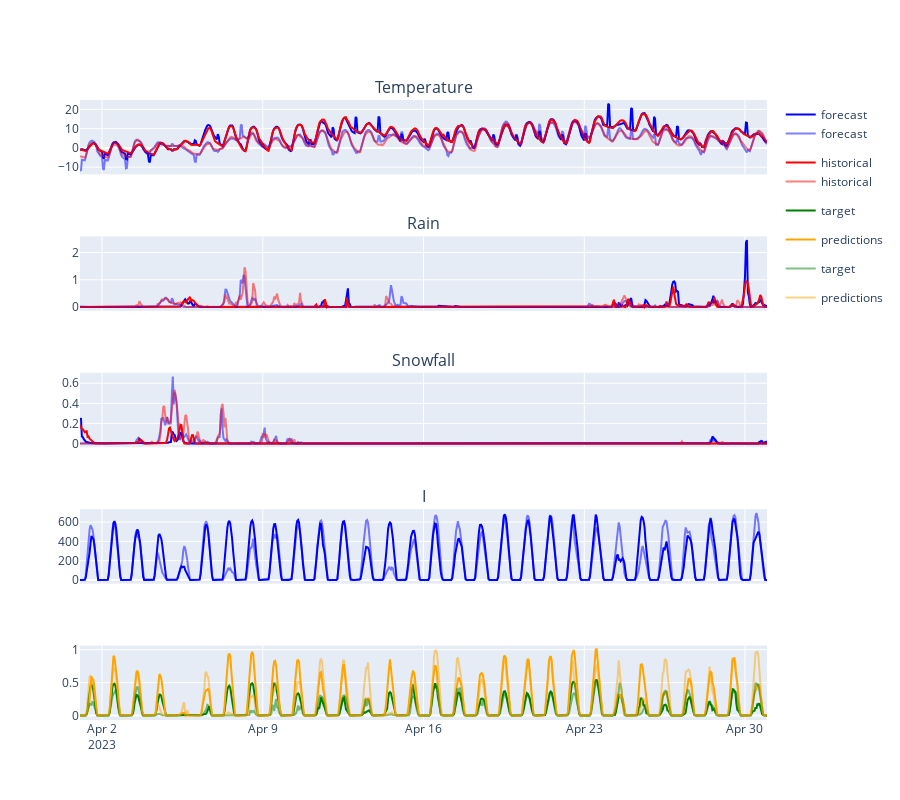

Notebook cell for this chart:
### Code cell
viz_weather_and_predictions_for_month(df_insp_p, 2023, 4)

### Figure 1 — Plotly figure (JSON) as saved in the notebook; plotly's stock layout.template omitted (floating-point values rounded to 4 significant figures; data arrays with more than 128 entries replaced by an {"elided": "..."} marker saying what was removed)
{"data": [{"legendgroup": "1", "marker": {"color": "blue"}, "name": "forecast", "opacity": 1, "type": "scatter", "x": {"elided": "719 str values"}, "xaxis": "x", "y": {"elided": "719 float values"}, "yaxis": "y"}, {"legendgroup": "2", "marker": {"color": "red"}, "name": "historical", "opacity": 1, "type": "scatter", "x": {"elided": "719 str values"}, "xaxis": "x", "y": {"elided": "719 float values"}, "yaxis": "y"}, {"legendgroup": "1", "marker": {"color": "blue"}, "name": "forecast", "opacity": 1, "showlegend": false, "type": "scatter", "x": {"elided": "719 str values"}, "xaxis": "x2", "y": {"elided": "719 float values"}, "yaxis": "y2"}, {"legendgroup": "2", "marker": {"color": "red"}, "name": "historical", "opacity": 1, "showlegend": false, "type": "scatter", "x": {"elided": "719 str values"}, "xaxis": "x2", "y": {"elided": "719 float values"}, "yaxis": "y2"}, {"legendgroup": "1", "marker": {"color": "blue"}, "name": "forecast", "opacity": 1, "showlegend": false, "type": "scatter", "x": {"elided": "719 str values"}, "xaxis": "x3", "y": {"elided": "719 float values"}, "yaxis": "y3"}, {"legendgroup": "2", "marker": {"color": "red"}, "name": "historical", "opacity": 1, "showlegend": false, "type": "scatter", "x": {"elided": "719 str values"}, "xaxis": "x3", "y": {"elided": "719 float values"}, "yaxis": "y3"}, {"legendgroup": "1", "marker": {"color": "blue"}, "name": "forecast", "opacity": 1, "showlegend": false, "type": "scatter", "x": {"elided": "719 str values"}, "xaxis": "x4", "y": {"elided": "719 float values"}, "yaxis": "y4"}, {"marker": {"color": "green"}, "name": "target", "opacity": 1, "showlegend": true, "type": "scatter", "x": {"elided": "719 str values"}, "xaxis": "x5", "y": {"elided": "719 float values"}, "yaxis": "y5"}, {"marker": {"color": "orange"}, "name": "predictions", "opacity": 1, "showlegend": true, "type": "scatter", "x": {"elided": "719 str values"}, "xaxis": "x5", "y": {"elided": "719 float values"}, "yaxis": "y5"}, {"legendgroup": "1", "marker": {"color": "blue"}, "name": "forecast", "opacity": 0.5, "type": "scatter", "x": {"elided": "719 str values"}, "xaxis": "x", "y": {"elided": "719 float values"}, "yaxis": "y"}, {"legendgroup": "2", "marker": {"color": "red"}, "name": "historical", "opacity": 0.5, "type": "scatter", "x": {"elided": "719 str values"}, "xaxis": "x", "y": {"elided": "719 float values"}, "yaxis": "y"}, {"legendgroup": "1", "marker": {"color": "blue"}, "name": "forecast", "opacity": 0.5, "showlegend": false, "type": "scatter", "x": {"elided": "719 str values"}, "xaxis": "x2", "y": {"elided": "719 float values"}, "yaxis": "y2"}, {"legendgroup": "2", "marker": {"color": "red"}, "name": "historical", "opacity": 0.5, "showlegend": false, "type": "scatter", "x": {"elided": "719 str values"}, "xaxis": "x2", "y": {"elided": "719 float values"}, "yaxis": "y2"}, {"legendgroup": "1", "marker": {"color": "blue"}, "name": "forecast", "opacity": 0.5, "showlegend": false, "type": "scatter", "x": {"elided": "719 str values"}, "xaxis": "x3", "y": {"elided": "719 float values"}, "yaxis": "y3"}, {"legendgroup": "2", "marker": {"color": "red"}, "name": "historical", "opacity": 0.5, "showlegend": false, "type": "scatter", "x": {"elided": "719 str values"}, "xaxis": "x3", "y": {"elided": "719 float values"}, "yaxis": "y3"}, {"legendgroup": "1", "marker": {"color": "blue"}, "name": "forecast", "opacity": 0.5, "showlegend": false, "type": "scatter", "x": {"elided": "719 str values"}, "xaxis": "x4", "y": {"elided": "719 float values"}, "yaxis": "y4"}, {"marker": {"color": "green"}, "name": "target", "opacity": 0.5, "showlegend": true, "type": "scatter", "x": {"elided": "719 str values"}, "xaxis": "x5", "y": {"elided": "719 float values"}, "yaxis": "y5"}, {"marker": {"color": "orange"}, "name": "predictions", "opacity": 0.5, "showlegend": true, "type": "scatter", "x": {"elided": "719 str values"}, "xaxis": "x5", "y": {"elided": "719 float values"}, "yaxis": "y5"}], "layout": {"annotations": [{"font": {"size": 16}, "showarrow": false, "text": "Temperature", "x": 0.5, "xanchor": "center", "xref": "paper", "y": 1, "yanchor": "bottom", "yref": "paper"}, {"font": {"size": 16}, "showarrow": false, "text": "Rain", "x": 0.5, "xanchor": "center", "xref": "paper", "y": 0.78, "yanchor": "bottom", "yref": "paper"}, {"font": {"size": 16}, "showarrow": false, "text": "Snowfall", "x": 0.5, "xanchor": "center", "xref": "paper", "y": 0.56, "yanchor": "bottom", "yref": "paper"}, {"font": {"size": 16}, "showarrow": false, "text": "I", "x": 0.5, "xanchor": "center", "xref": "paper", "y": 0.34, "yanchor": "bottom", "yref": "paper"}], "height": 800, "xaxis": {"anchor": "y", "domain": [0, 1], "matches": "x5", "showticklabels": false}, "xaxis2": {"anchor": "y2", "domain": [0, 1], "matches": "x5", "showticklabels": false}, "xaxis3": {"anchor": "y3", "domain": [0, 1], "matches": "x5", "showticklabels": false}, "xaxis4": {"anchor": "y4", "domain": [0, 1], "matches": "x5", "showticklabels": false}, "xaxis5": {"anchor": "y5", "domain": [0, 1]}, "yaxis": {"anchor": "x", "domain": [0.88, 1]}, "yaxis2": {"anchor": "x2", "domain": [0.66, 0.78]}, "yaxis3": {"anchor": "x3", "domain": [0.44, 0.56]}, "yaxis4": {"anchor": "x4", "domain": [0.22, 0.34]}, "yaxis5": {"anchor": "x5", "domain": [0, 0.12]}}}
